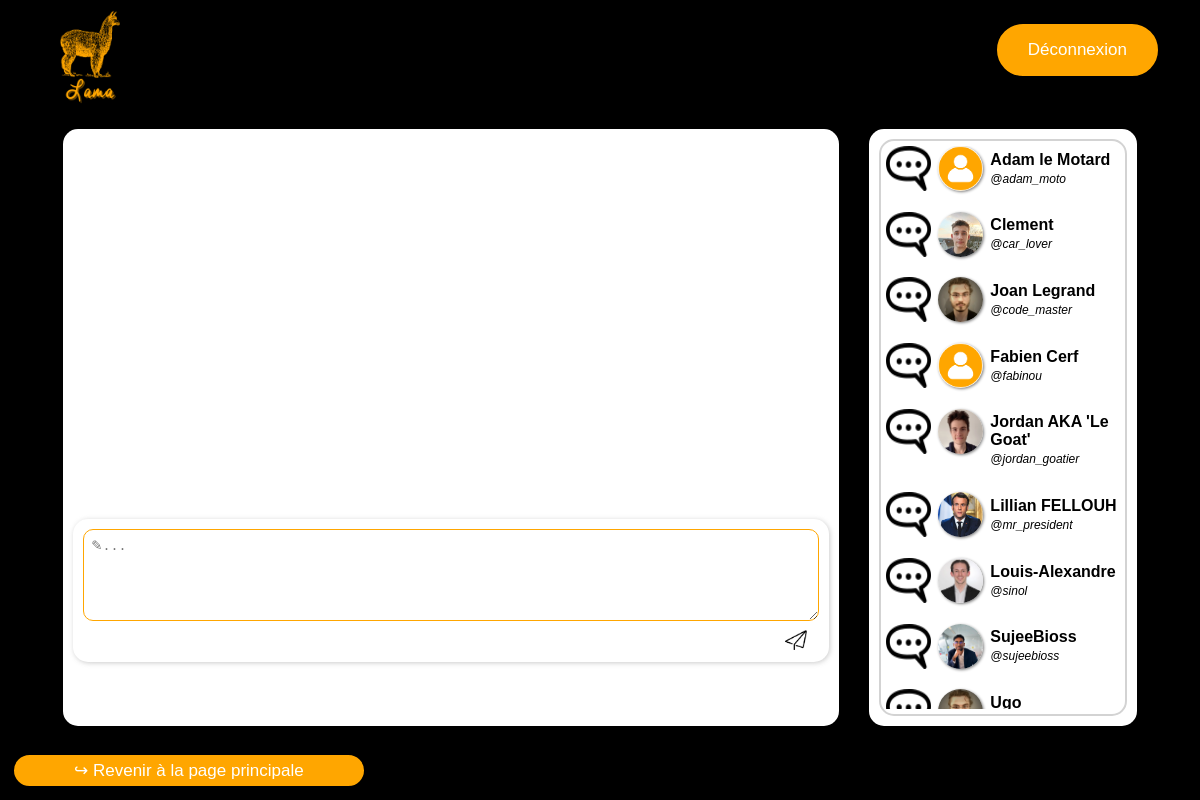
/message/message.php (signed in), run on the app's committed database.
### tables this page shows
CREATE TABLE Friends(
  user_id_1 varchar(50) NOT NULL,
  user_id_2 varchar(50) NOT NULL,
  PRIMARY KEY(user_id_1, user_id_2),
  FOREIGN KEY (user_id_1) REFERENCES User(user_id),
  FOREIGN KEY (user_id_2) REFERENCES User(user_id)
);

CREATE TABLE `User` (
  user_id varchar(50) PRIMARY KEY NOT NULL,
  name varchar(100) NOT NULL,
  email varchar(100) NOT NULL,
  password varchar(100) NOT NULL
);

### message/message.php (the view, shortened to what this page needs)
<!DOCTYPE html>
<html>
<head>
    <link rel="stylesheet" href="./message.css">
</head>
<body>
    <?php include("../header/header.php"); ?>
    <div class="container">
        <div id="div_message" class="items">
            <div id="message_list">
                <div id="message">
                </div>
            </div>
            <div class='post_block'>
                    <div class='comment_text'>
                        <textarea rows='5' placeholder='✎...'  maxlength='200'></textarea>
                        <img src='../img/send_icon.webp' class='comment_send_button' onclick='send_message(event)'/>
                    </div>
                </div>
        </div>
        <div id="div_friendlist" class="items">
            <div id="friendlist">
                <div id="friends">
                    <?php
                        $mysqli = new mysqli("localhost", "lama", "lama_admin", "lama");
                        $result = $mysqli->execute_query("SELECT User.name, Friends.user_id_2 from Friends INNER JOIN User ON Friends.user_id_2 = User.user_id WHERE Friends.user_id_1 = ?",[$_SESSION["user_id"]]);
                        foreach($result as $row){
                            if(file_exists("../img/user_profile_pictures/".$row["user_id_2"].".webp")){
                                $img=$row["user_id_2"];
                            }
                            else{
                                $img="default";
                            }
                            printf("<div class='friend_block'>
                            <img class='msg' src='/img/message.webp'>
                            <img class='profile_picture' src='/img/user_profile_pictures/%s.webp'>
                            <div>
                                <b>%s</b>
                                <br>
                                <i>@%s</i>
                            </div>
                        </div>", $img, $row["name"], $row["user_id_2"]);
                        }
                    ?>
                </div>
            </div>
        </div>
    </div>
    <a href='../feed/site.php' id='back_to_main_page'>↪ Revenir à la page principale</a>
</body>
</html>

### message/message.css (style rules this page uses)
:root { --lama_orange:#ffa600; --police_font:#ffffff; --user_id_font:#d3d3d3; --main_divs_shadow:#b9b9b9bb; --bg_color:#000000; }
html, body { height: 100%; font-family: Arial, Helvetica, sans-serif; }
body { background-color: var(--bg_color); margin: 0px; display: flex; flex-direction: column; }
.container { display: flex; align-items: stretch; height: 200px; flex:2; margin-left: 4%; margin-right: 4%; }
.items { background-color: white; margin: 15px; border-radius: 15px; }
#div_message { flex-grow: 20; width: 20%; padding: 10px; display: flex; flex-direction: column; }
#message_list { height: 62%; background-color: #ffffff; border-radius: 15px; padding: 1%; width: auto; }
#message { overflow-y: scroll; height: 100%; padding-right: 1%; }
.msg { border-radius: 5px; cursor: pointer; }
.post_block { margin-top: 1%; background-color: white; box-shadow: var(--main_divs_shadow) 1px 1px 5px; border-radius: 15px; padding: 10px; text-align: justify; color:black; }
.comment_text { text-align: right; }
.comment_text>textarea { padding: 1%; box-sizing: border-box; border-radius:10px; border-color: var(--lama_orange); resize:none; width: 100%; resize: vertical; }
.comment_send_button { cursor:pointer; width: 3%; height: 3%; margin-right: 1%; margin-bottom: -1%; padding: 5px; border-radius: 7px; }
#div_friendlist { flex-grow: 1; width: 20%; display: flex; flex-direction: column; text-align: center; padding: 10px; }
#friendlist { flex:2; height: 100px; background-color: #ffffff; border: 2px solid lightgray; border-radius: 15px; padding: 2%; width: auto; text-align: left; }
#friends { overflow-y: scroll; height: 100%; }
.friend_block { margin-bottom: 25px; }
#friendlist img { margin-right: 3%; width: 45px; height: 45px; float: left; }
.profile_picture { border-radius: 100%; box-shadow: grey 1px 1px 3px; }
.friend_block div { padding-top: 2%; }
#friendlist i { font-size: 12px; }
#back_to_main_page { background-color: var(--lama_orange); border-radius:28px; border: var(--bg_color) 2px solid; cursor:pointer; color:var(--police_font); font-size:17px; padding:5px 60px; text-decoration:none; margin: 1%; margin-right: auto; float: left; }
* { scrollbar-width: auto; scrollbar-color: var(--lama_orange) transparent; }

### data on the page
friends: user_id_2.name "Adam le Motard", user_id_2 "adam_moto"
friends: user_id_2 (picture), user_id_2.name "Clement", user_id_2 "car_lover"
friends: user_id_2 (picture), user_id_2.name "Joan Legrand", user_id_2 "code_master"
friends: user_id_2.name "Fabien Cerf", user_id_2 "fabinou"
friends: user_id_2 (picture), user_id_2.name "Jordan AKA 'Le Goat'", user_id_2 "jordan_goatier"
friends: user_id_2 (picture), user_id_2.name "Lillian FELLOUH", user_id_2 "mr_president"
friends: user_id_2 (picture), user_id_2.name "Louis-Alexandre", user_id_2 "sinol"
friends: user_id_2 (picture), user_id_2.name "SujeeBioss", user_id_2 "sujeebioss"
friends: user_id_2.name "Ugo"
